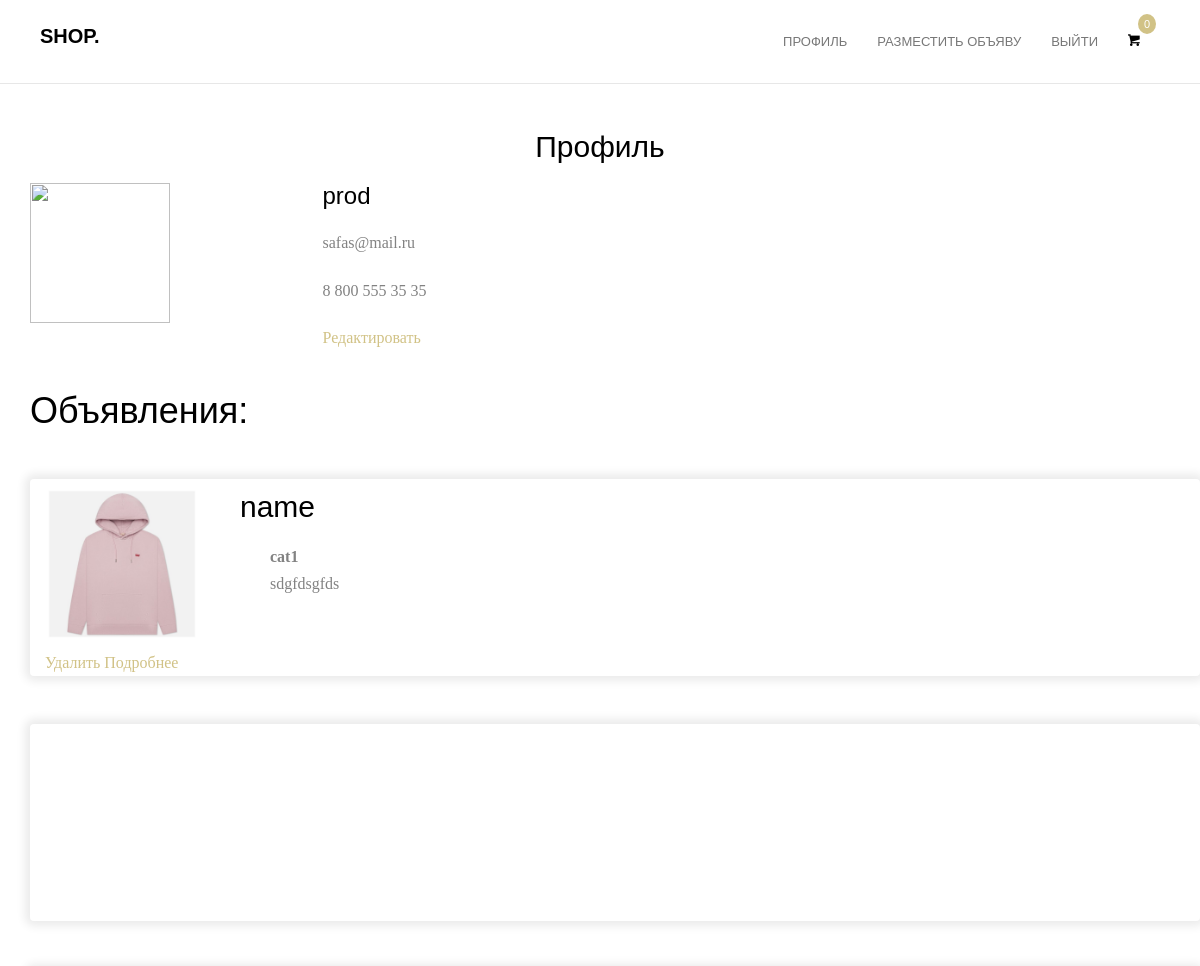
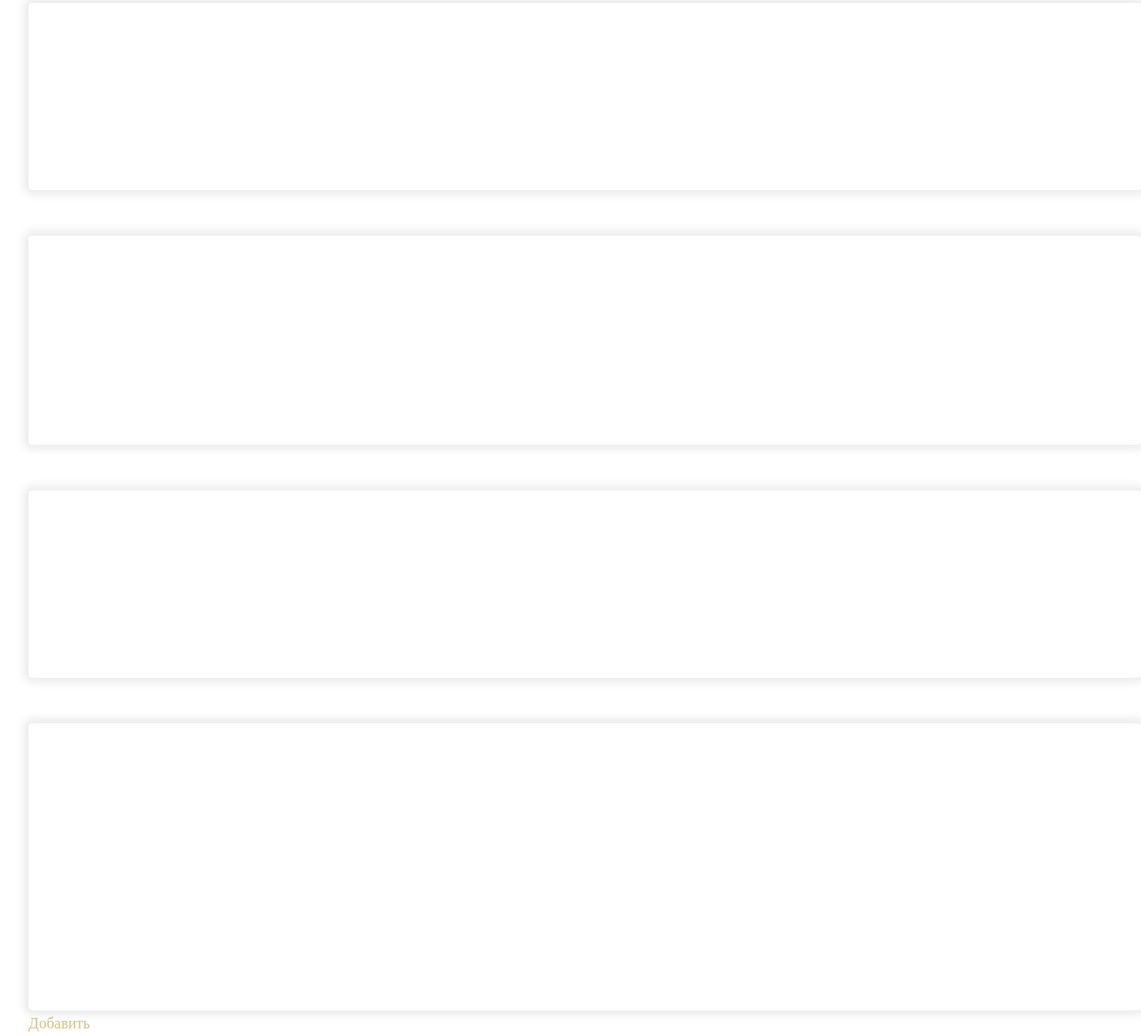
The page /bio (signed in) on the database its author committed (2 pictures, top to bottom).
### main_app/main_app/models.py (models this page shows, shortened)
class User(AbstractUser):
    role = models.IntegerField('role', null=True)
    login = models.CharField('login', max_length=20)
    email = models.EmailField('email', max_length=40)
    pwd = models.CharField('pwd', max_length=20)
    phone = models.CharField('phone', max_length=11)
    name = models.CharField('name', max_length=60)
    city = models.CharField('city', null=True, blank=True, max_length=20)
    class Meta:
        verbose_name = 'Пользователь'
        verbose_name_plural = 'Пользователи'

class Image(models.Model):
    image = models.FileField(upload_to='images', verbose_name='image')
    item = models.ForeignKey(Item, related_name='images', on_delete=models.CASCADE)

class Item(models.Model):
    user = models.ForeignKey(settings.AUTH_USER_MODEL,
                             on_delete=models.CASCADE, verbose_name='user', default='1')
    name = models.CharField('name', max_length=30)
    text = models.TextField('text', max_length=320)
    price = models.CharField('price', max_length=10)
    status = models.CharField('status', max_length=15)
    category = models.CharField('category', max_length=30, default='cat1')
    class Meta:
        verbose_name = 'Товар'
        verbose_name_plural = 'Товары'

### main_app/main_app/views.py (the view)
# urls.py: path('bio', views.member_bio, name='mem_bio'),
def member_bio(request):
    if request.user.is_authenticated:
        items = Item.objects.filter(user_id=request.user.id)
        images = Image.objects.all()
        image_item = list()
        for i in items:
            for im in images:
                if im.item_id == i.id:
                    image_item.append(im)
                    break
        template = loader.get_template('../templates/main_app/bio.html')
        return HttpResponse(template.render(locals()))
    else:
        return render(request, '../templates/main_app/bio.html')

### templates/main_app/bio.html (shortened to what this page needs)
{% extends 'main_app/base.html' %}
{% block content %}
  <div id="fh5co-product" >
        <div class="">
            <h2 style="text-align: center;">Профиль</h2>
        </div>
        <div class="container">
            <div class="row animate-box bio_flex">
                <div class="col-sm-3 bio_img bio_decs">
                    <img src="media/images/avatar1.png">
                </div>
                <div class="col-sm-9  text-left bio_text bio_desc">
                                <h3>{{ request.user.username }}</h3>
                                <p>{{ request.user.email }}</p>
                                <p>{{ request.user.phone }}</p>
                        <a href="{% url 'redaction' %}">Редактировать</a>
                </div>
            </div>
        </div>
    </div>
        {% if request.user.role == 2 %}
            <section class="prj-title" >
                <div class="container">
                    <h1 style="margin-top: 40px;">Объявления:</h1>
                    {% for i in items %}
                        {% if i.user_id == request.user.id %}
                            <section class="container"style="    box-shadow: 0 0 10px 5px #ebebeb;border-radius: 4px;margin-top: 48px;">
                                <div class="animate-box">
                                    <div class="row">
                                        <div class="project-text col-md-2">
                                            <div class="img_single_cont">
                                                {% for im in image_item %}
                                                    {% if im.item_id == i.id %}
                                                     <img class="img_single" src="{{ MEDIA_URL }}{{ im.image.url }}">
                                                    {% endif %}
                                                {% endfor %}
                                            </div>
                                        </div>
                                        <div class="project-text col-md-10">
                                            <h2 style="margin-top: 11px;">{{ i.name }}</h2>
                                            <p style="margin-bottom: 0;padding-left:30px;"><b>{{ i.category }}</b></p>
                                            <p style="padding-left:30px;">{{ i.text }}</p>
                                        </div>
                                    </div>
                                    <div>
                                        <a href="{% url 'del_item' i.id %}">Удалить</a>
                                        <a href="{% url 'single' i.id %}">Подробнее</a>
                                    </div>
                                </div>
                            </section>
                        {% endif %}
                    {% endfor %}
                    <section class="end">
                    <div class="button"><a href="{% url 'add_item' %}" class="button_in">Добавить</a></div>
                    </section>
                </div>
            </section>
        {% endif %}
{% endblock %}

### static/main_app/css/style.css (style rules this page uses)
body { font-family: "Playfair Display", serif; font-weight: 400; font-size: 16px; line-height: 1.7; color: #828282; background: #fff; }
a { color: #d1c286; -webkit-transition: 0.5s; -o-transition: 0.5s; transition: 0.5s; }
p { margin-bottom: 20px; }
h1, h2, h3, h4, h5, h6, figure { color: #000; font-family: "Montserrat", Arial, sans-serif; font-weight: 400; margin: 0 0 20px 0; }
#fh5co-product { margin-top: 7em; }
#fh5co-services, #fh5co-started, #fh5co-testimonial, #fh5co-started, #fh5co-product, #fh5co-about, #fh5co-contact, #fh5co-footer { padding: 18px 0 0 0; clear: both; }
.js .animate-box { opacity: 0; }
.img_single_cont { height: 170px; padding: 10px 2px; }
.img_single { height: auto; max-height: 100%; max-width: 100%; background-size: contain; background-repeat: no-repeat; background-position: top center; }
.bio_decs img { width: 140px; height: 140px; }

### rows shown on the page
User: user.username "prod", user.email "safas@mail.ru", user.phone "8 800 555 35 35"
Item: name "name", category "cat1", text "sdgfdsgfds"
Image: image (picture)
